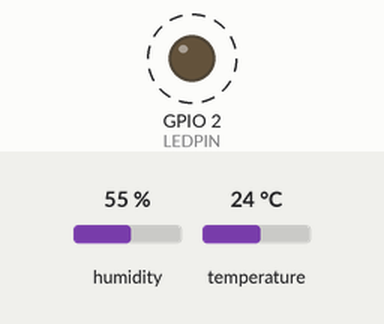
A sketch run on a simulated ESP32. Parts: output pins drawn as LEDs (lit = HIGH). Dashed ring = blinking. The test bench sets the inputs (shaded band); at power-on: humidity 55 %, temperature 24 °C. What the sketch prints to the serial monitor is not drawn.

Above: at 1.0 s.
Timing chart, 0 to 5.1 s (numbered marks = the images above):
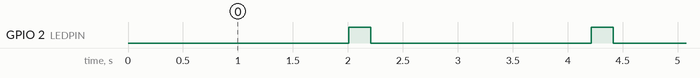

The sketch:

sketch.ino
```cpp
#include <DHT.h>
#define DHTPIN 15
#define DHTTYPE DHT22
#define LEDPIN 2

DHT dht(DHTPIN, DHTTYPE);

void setup() {
  Serial.begin(115200);
  pinMode(LEDPIN, OUTPUT);

  Serial.println("==================================");
  Serial.println("IoT Day 1: ESP32 + DHT22 Started!");
  Serial.println("==================================");

  dht.begin();
}

void loop() {
  delay(2000);
  float humidity = dht.readHumidity();
  float temperature = dht.readTemperature();


  if (isnan(humidity) || isnan(temperature)) {
    Serial.println("Error: Failed to read from DHT sensor!");
    return;
  }

  digitalWrite(LEDPIN, HIGH);

  Serial.print("Temperature: ");
  Serial.print(temperature);
  Serial.print(" °C  |  Humidity: ");
  Serial.print(humidity);
  Serial.println(" %");

  delay(200);
  digitalWrite(LEDPIN, LOW);
}
```

Measured:
- by itself, GPIO 2 (LEDPIN): alternates HIGH for 0.20 s and LOW for 2.0 s
